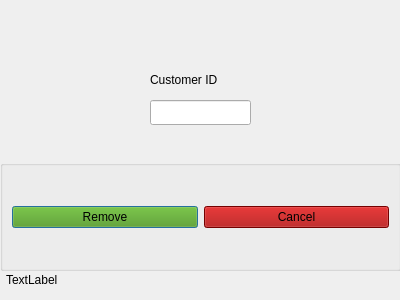
<?xml version="1.0" encoding="UTF-8"?>
<ui version="4.0">
 <class>removecustomerdialog</class>
 <widget class="QDialog" name="removecustomerdialog">
  <property name="geometry">
   <rect>
    <x>0</x>
    <y>0</y>
    <width>400</width>
    <height>300</height>
   </rect>
  </property>
  <property name="windowTitle">
   <string>Dialog</string>
  </property>
  <widget class="QGroupBox" name="groupBox_2">
   <property name="geometry">
    <rect>
     <x>0</x>
     <y>160</y>
     <width>401</width>
     <height>111</height>
    </rect>
   </property>
   <property name="title">
    <string/>
   </property>
   <layout class="QHBoxLayout" name="horizontalLayout">
    <item>
     <widget class="QPushButton" name="removeCustomerDialogConfirmButton">
      <property name="styleSheet">
       <string notr="true">background: rgb(78, 154, 6);</string>
      </property>
      <property name="text">
       <string>Remove</string>
      </property>
     </widget>
    </item>
    <item>
     <widget class="QPushButton" name="removeCustomerDialogCancelButton">
      <property name="styleSheet">
       <string notr="true">background: rgb(164, 0, 0)</string>
      </property>
      <property name="text">
       <string>Cancel</string>
      </property>
     </widget>
    </item>
   </layout>
  </widget>
  <widget class="QLineEdit" name="removeCustomerDialogCustomerIDInput">
   <property name="geometry">
    <rect>
     <x>150</x>
     <y>100</y>
     <width>101</width>
     <height>25</height>
    </rect>
   </property>
   <property name="text">
    <string/>
   </property>
  </widget>
  <widget class="QLabel" name="label">
   <property name="geometry">
    <rect>
     <x>150</x>
     <y>70</y>
     <width>101</width>
     <height>20</height>
    </rect>
   </property>
   <property name="text">
    <string>Customer ID</string>
   </property>
  </widget>
  <widget class="QLabel" name="removeCustomerDialogConfirmationMessage">
   <property name="geometry">
    <rect>
     <x>6</x>
     <y>270</y>
     <width>381</width>
     <height>20</height>
    </rect>
   </property>
   <property name="text">
    <string>TextLabel</string>
   </property>
  </widget>
 </widget>
 <resources/>
 <connections/>
</ui>
